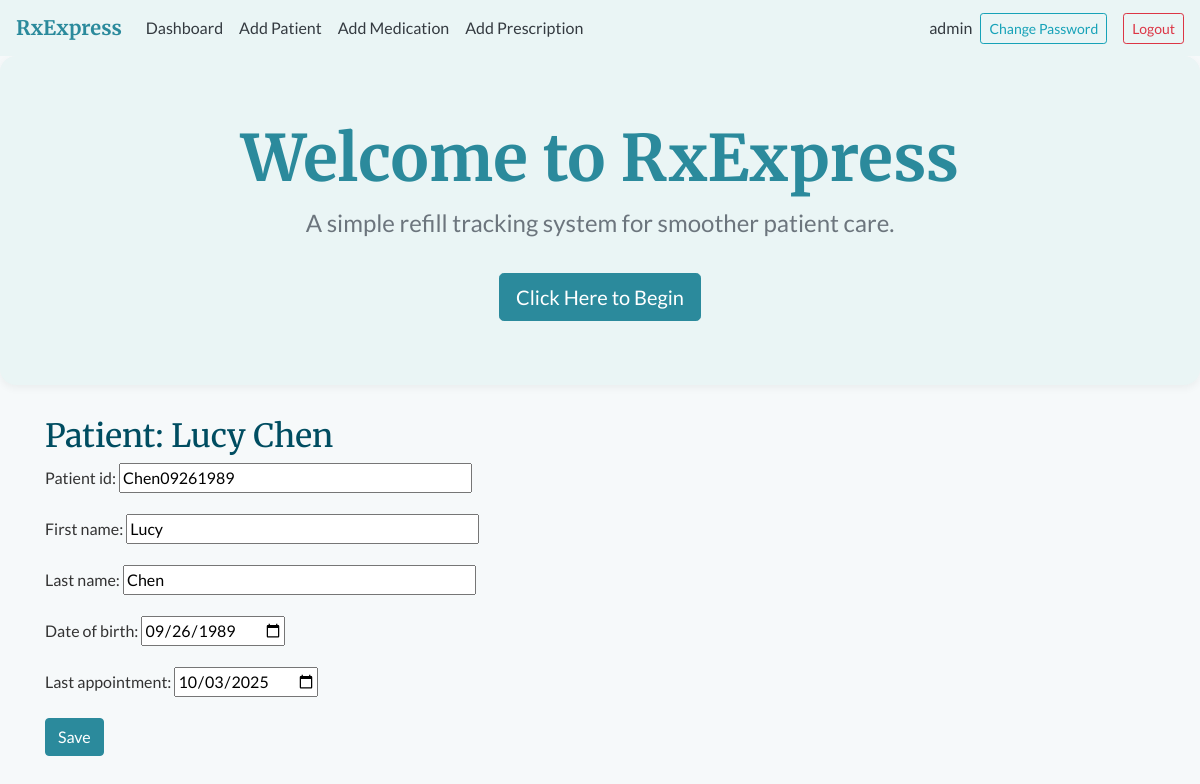
The page /patients/17/ (signed in) on the database its author committed.
### rxexpress/models.py (models this page shows, shortened)
class Patient(models.Model):
    patient_id = models.CharField(max_length=50, unique=True, null=True, blank=True)
    first_name = models.CharField(max_length=50)
    last_name = models.CharField(max_length=50)
    date_of_birth = models.DateField(null=True, blank=True)
    last_appointment = models.DateField(null=True, blank=True)
    last_fill_date = models.DateField(null=True, blank=True)

### rxexpress/views.py (the view)
# urls.py: path('patients/<int:pk>/', views.patient_detail_view, name='patient_detail'),
@login_required
def patient_detail_view(request, pk):
    patient = get_object_or_404(Patient, pk=pk)
    prescriptions = patient.prescriptions.select_related('medication')
    if request.method == 'POST':
        form = PatientForm(request.POST, instance=patient)
        if form.is_valid():
            form.save()
            return redirect('patient_detail', pk=patient.pk)
    else:
        form = PatientForm(instance=patient)
    return render(request, 'patient_detail.html', {'patient': patient, 'form': form, 'prescriptions': prescriptions})

### rxexpress/forms.py
class PatientForm(forms.ModelForm):
    class Meta:
        model = Patient
        fields = ['patient_id', 'first_name', 'last_name', 'date_of_birth', 'last_appointment']
        widgets = {
            'patient_id': forms.TextInput(attrs={'placeholder': 'Last Name + DOB(MMDDYYYY)', 'size': 40}),
            'first_name': forms.TextInput(attrs={'placeholder': 'Enter first name', 'size': 40}),
            'last_name': forms.TextInput(attrs={'placeholder': 'Enter last name', 'size': 40}),
            'date_of_birth': forms.TextInput(attrs={'placeholder': 'MM/DD/YYYY', 'type': 'date'}),
            'last_appointment': forms.TextInput(attrs={'placeholder': 'MM/DD/YYYY', 'type': 'date'})
        }

### rxexpress/templates/patient_detail.html (shortened to what this page needs)
{% extends "index.html" %}
{% block content %}
<div class="container mt-4">
  <h2>Patient: {{ patient.first_name }} {{ patient.last_name }}</h2>
  <form method="post">
    {{ form.as_p }}
    <button class="btn btn-primary" type="submit">Save</button>
  </form>
</div>
{% endblock %}

### rxexpress/templates/index.html (shortened to what this page needs)
<!DOCTYPE html>
<html lang="en">
<head>
        <link rel="stylesheet" href="https://cdn.jsdelivr.net/npm/bootstrap@4.6.2/dist/css/bootstrap.min.css">
    </head>
<body>
<nav class="navbar navbar-expand-lg navbar-light" style="background-color: var(--secondary); box-shadow: none !important;">
    <a class="navbar-brand font-weight-bold" href="/" style="color: var(--primary);">
        RxExpress
    </a>
    <div class="collapse navbar-collapse">
        <ul class="navbar-nav mr-auto">
            <li class="nav-item"><a class="nav-link text-dark" href="/dashboard/">Dashboard</a></li>
            <li class="nav-item"><a class="nav-link text-dark" href="/add-patient/">Add Patient</a></li>
            <li class="nav-item"><a class="nav-link text-dark" href="/add-medication/">Add Medication</a></li>
            <li class="nav-item"><a class="nav-link text-dark" href="/add-prescription/">Add Prescription</a></li>
        </ul>
        <ul class="navbar-nav ml-auto align-items-center">
            {% if user.is_authenticated %}
                <li class="nav-item">
                    <span class="nav-link text-dark">{{ user.username}}</span>
                </li>
                <li class="nav-item">
                    <a class="btn btn-outline-info btn-sm mr-2" href="{% url 'password_change' %}">
                        Change Password
                        </a>
                </li>
                <li class="nav-item">
                    <form method='post' action="{% url 'logout' %}" style="display: inline;">
                        <button type="submit" class="btn btn-outline-danger btn-sm ml-2">Logout</button>
                    </form>
                </li>
            {% endif %}
        </ul>
    </div>
</nav>
<div class="jumbotron full-width-jumbotron text-center" style="background-color: var(--secondary); border-radius: 1rem; box-shadow: 0 3px 8px rgba(0,0,0,0.05)">
        <h1 class="display-4" style="color: var(--primary);">Welcome to RxExpress</h1>
        <p class="lead text-muted">A simple refill tracking system for smoother patient care.</p>
        {% if user.is_authenticated %}
        <a class="btn btn-primary btn-lg mt-3" href="{% url 'dashboard' %}" role="button">Click Here to Begin</a>
        {% endif %}
    </div>
    {% block content %}{% endblock %}
</body>
</html>

### rxexpress/templates/index.html (style rules this page uses)
body { font-family: 'Lato', sans-serif; background-color: #f6f9fa; color: #333; }
h1, h2, h3, .navbar-brand { font-family: 'Merriweather', serif; color: #004d61; }
:root { --primary: #2b8a9c; --secondary: #eaf5f5; --accent: #88c9bf; --text-dark: #333; --text-muted: #6c757d; }
.btn-primary { background-color: var(--primary); border-color: var(--primary); }
.full-width-jumbotron h1 { font-size: 4rem; font-weight: 700; }
.full-width-jumbotron .lead { font-size: 1.5rem; font-weight: 400; }
.full-width-jumbotron p { font-size: 2.1rem; }

### rows shown on the page
Patient: first_name "Lucy", last_name "Chen", patient_id "Chen09261989", date_of_birth "09/26/1989", last_appointment "10/03/2025"

### other values the page prints
{{ user.username }} "admin"
